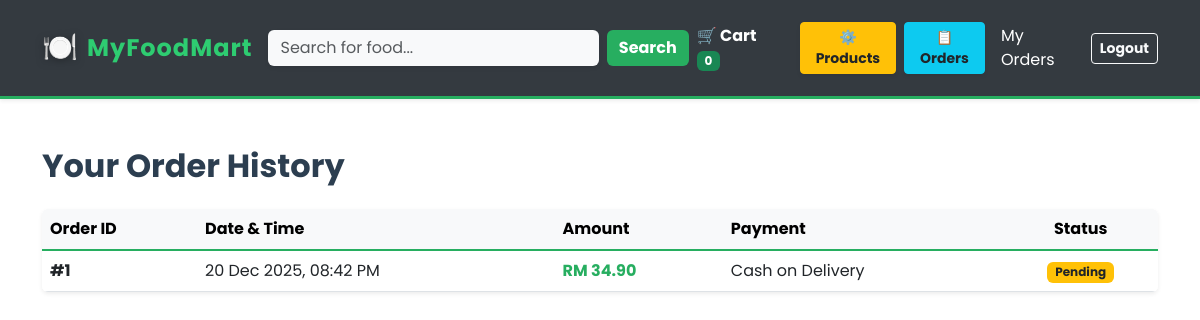
Screenshot of /order_history.php (signed in) with the database file from the repository.
### tables this page shows
CREATE TABLE `orders` (
  `order_id` int(11) NOT NULL,
  `user_id` int(11) DEFAULT NULL,
  `total_amount` decimal(10,2) DEFAULT NULL,
  `shipping_address` text DEFAULT NULL,
  `payment_method` varchar(50) DEFAULT NULL,
  `order_status` enum('Pending','Preparing','Completed') DEFAULT 'Pending',
  `created_at` datetime DEFAULT current_timestamp()
);

### order_history.php (the view, shortened to what this page needs)
<?php
include 'db_connect.php';
$user_id = $_SESSION['user_id'];
$query = "SELECT * FROM orders WHERE user_id = '$user_id' ORDER BY created_at DESC";
$result = mysqli_query($conn, $query);
?>
<!DOCTYPE html>
<html lang="en">
<head>
    <link href="https://cdn.jsdelivr.net/npm/bootstrap@5.3.0/dist/css/bootstrap.min.css" rel="stylesheet">
    <link rel="stylesheet" href="style.css">
</head>
<body style="background-color: #ffffff;">
    <?php include 'header.php'; ?>
    <div class="container mt-5">
        <h2 class="fw-bold mb-4" style="color: #2c3e50;">Your Order History</h2>
        <?php if (mysqli_num_rows($result) > 0): ?>
            <div class="table-responsive shadow-sm rounded">
                <table class="table table-hover align-middle bg-white mb-0">
                    <thead class="table-light">
                        <tr style="border-bottom: 2px solid #27ae60;">
                            <th>Order ID</th>
                            <th>Date & Time</th>
                            <th>Amount</th>
                            <th>Payment</th>
                            <th class="text-center">Status</th>
                        </tr>
                    </thead>
                    <tbody>
                        <?php while($row = mysqli_fetch_assoc($result)): ?>
                        <tr>
                            <td class="fw-bold">#<?php echo $row['order_id']; ?></td>
                            <td><?php echo date('d M Y, h:i A', strtotime($row['created_at'])); ?></td>
                            <td class="text-success fw-bold">RM <?php echo number_format($row['total_amount'], 2); ?></td>
                            <td><?php echo $row['payment_method']; ?></td>
                            <td class="text-center">
                                <span class="badge <?php
                                    echo ($row['order_status'] == 'Completed') ? 'bg-success' : 'bg-warning text-dark';
                                ?>">
                                    <?php echo $row['order_status']; ?>
                                </span>
                            </td>
                        </tr>
                        <?php endwhile; ?>
                    </tbody>
                </table>
            </div>
        <?php endif; ?>
    </div>
</body>
</html>

### style.css (style rules this page uses)
body { background-color: #ffffff; font-family: 'Segoe UI', Tahoma, Geneva, Verdana, sans-serif; }
.text-success { color: #27ae60 !important; }

### header.php (style rules this page uses)
body { font-family: 'Poppins', sans-serif; background-color: #f8f9fa; }

### rows the page displays
orders: order_id "1", created_at "20 Dec 2025, 08:42 PM", total_amount "34.90", payment_method "Cash on Delivery", order_status "Pending"
